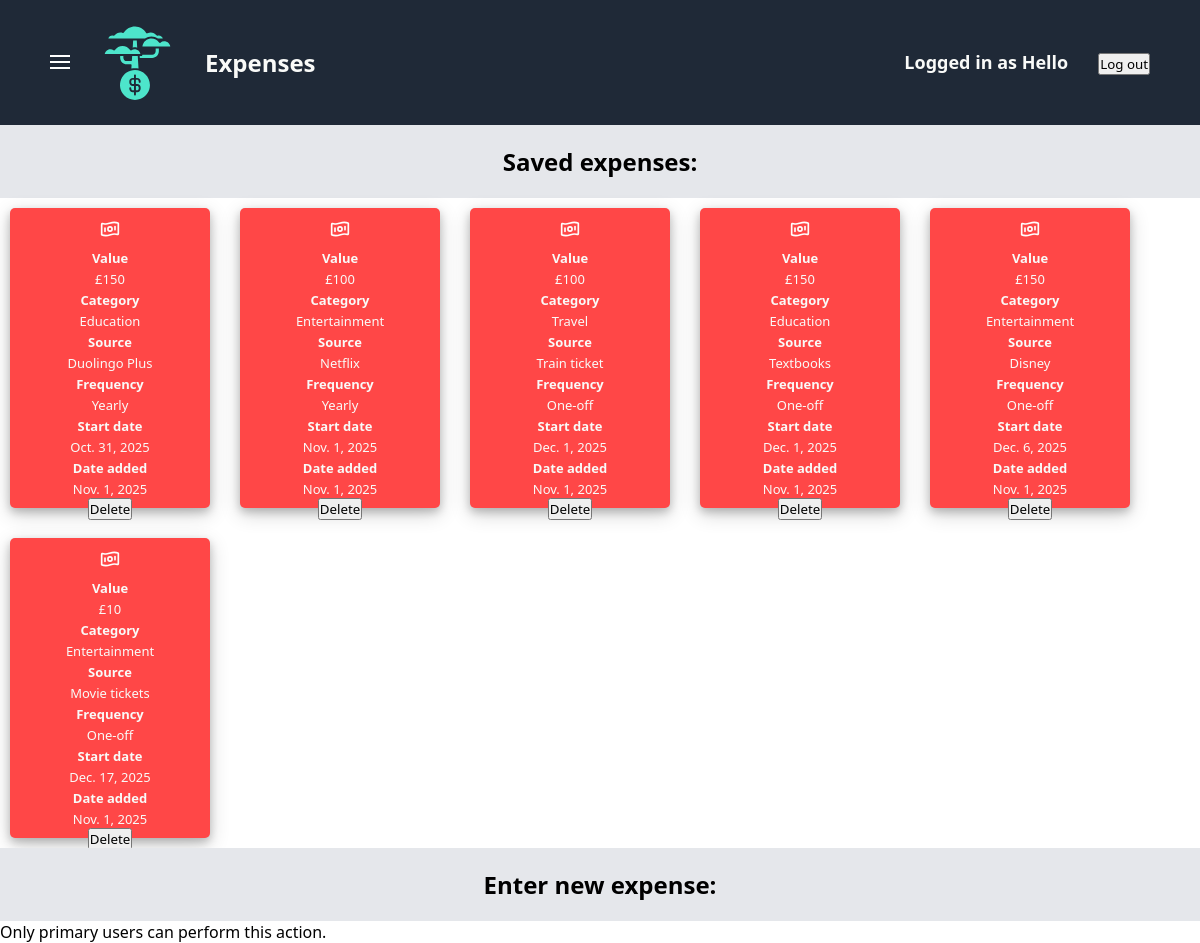
The app's page /finance/expenses/ (signed in), older data.
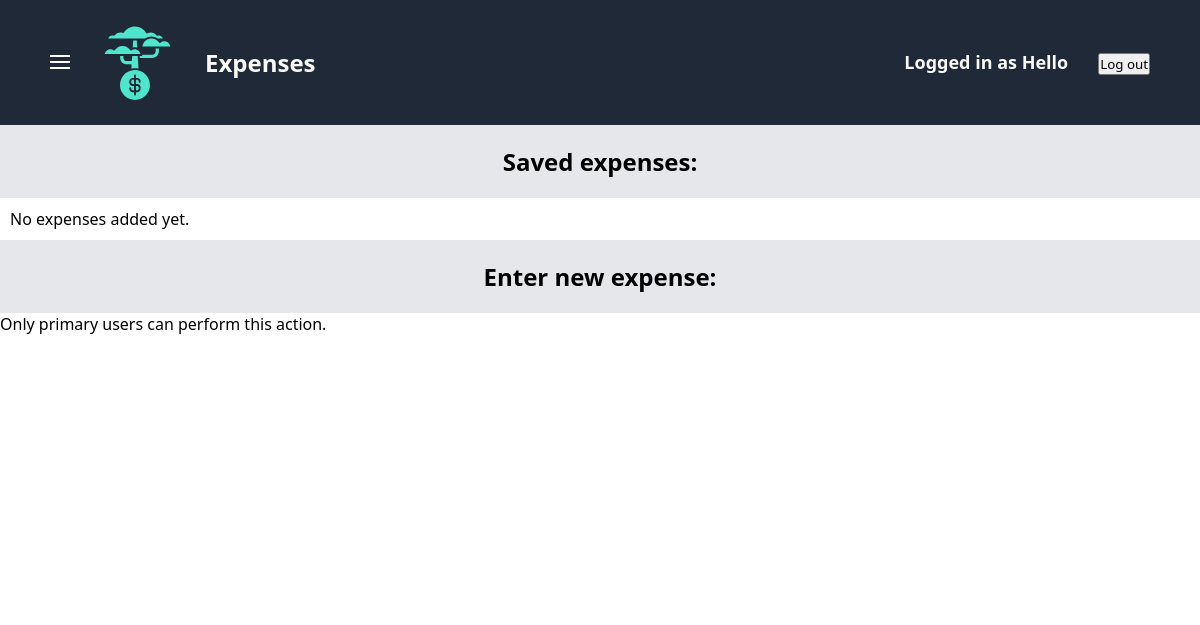
The same page, newer data.
### finance/models.py (models this page shows, shortened)
class User(AbstractUser):
    is_primary_user = models.BooleanField(default=False)

class FinancialObject(models.Model):
    user = models.ForeignKey(User, on_delete=models.CASCADE) # A single user can have many instances of income/expenses/budgets
    value = models.IntegerField(default=0)
    startDate = models.DateField(default=datetime.date.today)
    addDate = models.DateField(default=datetime.date.today)
    class Meta:
        abstract = True # Makes the "FinancialObject" class an Abstract Base Class (ABC)

class Expense(FinancialObject):
    source = models.CharField(default="N/A", max_length=200)
    category = models.CharField(default="Entertainment", max_length=200)
    frequency = models.CharField(default="Monthly", max_length=200)

### finance/views.py (the view)
# urls.py: path("expenses/", views.expenses, name="expenses"),
@login_required
def expenses(request):
    message = request.GET.get("message", "")
    expenses = sortFinancialObjectsByAscendingDate(list(Expense.objects.all()))
    return render(
        request,
        "finance/expenses.html",
        {
            "expenses": expenses,
            "message": message
        }
    )

### finance/views.py (called while the page is built)
def sortFinancialObjectsByAscendingDate(l):
    swaps = 1
    while swaps > 0:
        swaps = 0
        for i in range(len(l)-1):
            if l[i].startDate > l[i+1].startDate:
                temp = l[i]
                l[i] = l[i+1]
                l[i+1] = temp
                swaps = swaps + 1
    return l

### finance/templates/finance/expenses.html (shortened to what this page needs)
{% extends "finance/finance-base.html" %}
{% block header-title %}Expenses{% endblock %}
{% block finance_extra_css %}
    {% load static %}
    <link rel="stylesheet" href="{% static 'finance/expenses-style.css' %}">
{% endblock %}
{% block saved-label %}Saved expenses:{% endblock %}
{% block presence-check-and-list %}
    {% if expenses %}
        {% for i in expenses %}
            <li class="card">
                <div class="card-icon">
                </div>
                <div class="card-info">
                    <div><strong>Value</strong></div><div>£{{ i.value }}</div>
                    <div><strong>Category</strong></div><div>{{ i.category }}</div>
                    <div><strong>Source</strong></div><div>{{ i.source }}</div>
                    <div><strong>Frequency</strong></div><div>{{ i.frequency }}</div>
                    <div><strong>Start date</strong></div><div>{{ i.startDate }}</div>
                    <div><strong>Date added</strong></div><div>{{ i.addDate }}</div>
                </div>
                <form action="{% url 'finance:deleteFinancialObject' %}" method="post" class="form" style="width:0;height:0;">
                    <div class="delete-button">
                        <input type="submit" value="Delete">
                    </div>
                </form>
            </li>
        {% endfor %}
    {% else %}
        <li>No expenses added yet.</li>
    {% endif %}
{% endblock %}
{% block enter-label %}Enter new expense:{% endblock %}
{% block form %}
    {% if request.user.is_primary_user %}
        <form action="{% url 'finance:addExpense' %}" method="post" class="form">
            {% csrf_token %}
            <div class="form-components">
                <div class="form-labels-and-answers">
                    <div class="form-labels">
                        <label for="value"><strong>Value</strong>    £</label>
                        <label for="source"><strong>Source</strong></label>
                        <label for="category"><strong>Category</strong></label>
                        <div><strong>Frequency</strong></div>
                        <label for="startDate"><strong>Start date</strong></label>
                    </div>
                    <div class="form-answers">
                        <input type="text" id="value" name="value">
                        <input type="text" id="source" name="source">
                        <select id="category" name="category">
                            <option value="Entertainment">Entertainment</option>
                            <option value="Eating out">Eating out</option>
                            <option value="Groceries">Groceries</option>
                            <option value="Travel">Travel</option>
                            <option value="Education">Education</option>
                            <option value="Clothing">Clothing</option>
                            <option value="Insurance">Insurance</option>
                            <option value="Healthcare">Healthcare</option>
                            <option value="Housing">Housing</option>
                            <option value="Debt">Debt</option>
                            <option value="Gifts">Gifts</option>
                        </select>
                        <select id="frequency" name="frequency">
                            <option value="One-off">One-off</option>
                            <option value="Monthly">Monthly</option>
                            <option value="Yearly">Yearly</option>
                        </select>
                        <input type="date" id="startDate" name="startDate" value=date>
                    </div>
                </div>
                <div class="submit">
                    <input type="submit" value="Add expense">
                </div>
            </div>
        </form>
    {% else %}
            <p>Only primary users can perform this action.</p>
    {% endif %}
{% endblock %}

### finance/templates/finance/finance-base.html (shortened to what this page needs)
{% extends "dashboard/navbar-and-sidebar-base.html" %}
{% block extra_css %}
    {% load static %}
    <link rel="stylesheet" href="{% static 'finance/finance-base-style.css' %}">
    {% block finance_extra_css %}{% endblock %}
{% endblock %}
{% block content %}
    <div class="saved-label">
        <h2>{% block saved-label %}{% endblock %}</h2>
    </div>
    <div class="cards-section">
        <ul class="cards-group">
        {% block presence-check-and-list %}
        {% endblock %}
        </ul>
    </div>
    <div class="enter-label">
        <h2>{% block enter-label %}{% endblock %}</h2>
    </div>
    {% block form %}
    {% endblock %}
{% endblock %}

### dashboard/templates/dashboard/navbar-and-sidebar-base.html (shortened to what this page needs)
<!DOCTYPE html>
<html lang="en">
<head>
    {% load static %}
    <link rel="stylesheet" href="{% static 'dashboard/navbar-and-sidebar-base-style.css' %}">
    {% block extra_css %}{% endblock %}
</head>
<body>
    <div class="header">
        <ul class="header-left-side">
            <li>
                <button id="open-sidebar">
                    <svg width="20" height="20" viewBox="0 0 20 20" fill="none">
                        <rect y="3" width="20" height="2" fill="#fff"/>
                        <rect y="9" width="20" height="2" fill="#fff"/>
                        <rect y="15" width="20" height="2" fill="#fff"/>
                    </svg>
                </button>
            </li>
            <a href="{% url 'dashboard:dashboard' %}" class="logo-link">
                {% load static %}
                <img src="{% static 'dashboard/logo.png' %}">
            </a>
            <li>{% block header-title %}Dashboard{% endblock %}</li>
        </ul>
        <ul class="header-right-side">
            {% if request.user.is_authenticated %}
                <p>Logged in as {{ request.user.username }}</p>
                <form method="POST" action="{% url 'authentication:logout' %}">
                    <button type="submit">Log out</a>
                </form>
            {% else %}
                <a href="{% url 'authentication:login' %}">Log in</a>
            {% endif %}
        </ul>
    </div>
    {% block content %}{% endblock %}
</body>
</html>

### dashboard/static/dashboard/navbar-and-sidebar-base-style.css (style rules this page uses)
* { padding: 0; margin: 0; box-sizing: border-box; font-family: system-ui, -apple-system, BlinkMacSystemFont, 'Segoe UI', Roboto, Oxygen, Ubuntu, Cantarell, 'Open Sans', 'Helvetica Neue', sans-serif; }
body { display: flex; flex-direction: column; }
a { text-decoration: none; font-size: 18px; color: #e5e7eb; display: flex; flex-direction: column; justify-content: center; align-items: center; }
ul { list-style: none; display: flex; gap: 30px; }
.header { display: flex; justify-content: space-between; align-items: center; padding: 25px 50px; background-color: #1F2937; }
.header-left-side { font-size: 24px; color: #f9faf8; font-weight: 600; display: flex; align-items: center; }
#open-sidebar { background-color: #1F2937; border-style: none; }
.header-right-side { font-size: 18px; color: #f9faf8; font-weight: 600; }

### finance/static/finance/finance-base-style.css (style rules this page uses)
.saved-label, .enter-label { display: flex; justify-content: center; padding: 20px; background-color: #e5e7eb; color: black; }
.cards-section { margin: 10px; }
.cards-group { display: flex; flex-direction: row; flex-wrap: wrap; }

Row changes from the older to the newer data that the page shows:
removed Expense: value "150", category "Education", source "Duolingo Plus", frequency "Yearly", startDate "Oct. 31, 2025", addDate "Nov. 1, 2025"
removed Expense: value "100", category "Entertainment", source "Netflix", frequency "Yearly", startDate "Nov. 1, 2025", addDate "Nov. 1, 2025"
removed Expense: value "100", category "Travel", source "Train ticket", frequency "One-off", startDate "Dec. 1, 2025", addDate "Nov. 1, 2025"
removed Expense: value "150", category "Education", source "Textbooks", frequency "One-off", startDate "Dec. 1, 2025", addDate "Nov. 1, 2025"
removed Expense: value "150", category "Entertainment", source "Disney", frequency "One-off", startDate "Dec. 6, 2025", addDate "Nov. 1, 2025"
removed Expense: value "10", category "Entertainment", source "Movie tickets", frequency "One-off", startDate "Dec. 17, 2025", addDate "Nov. 1, 2025"
Text that changed along with them:
text now shown: "No expenses added yet."
